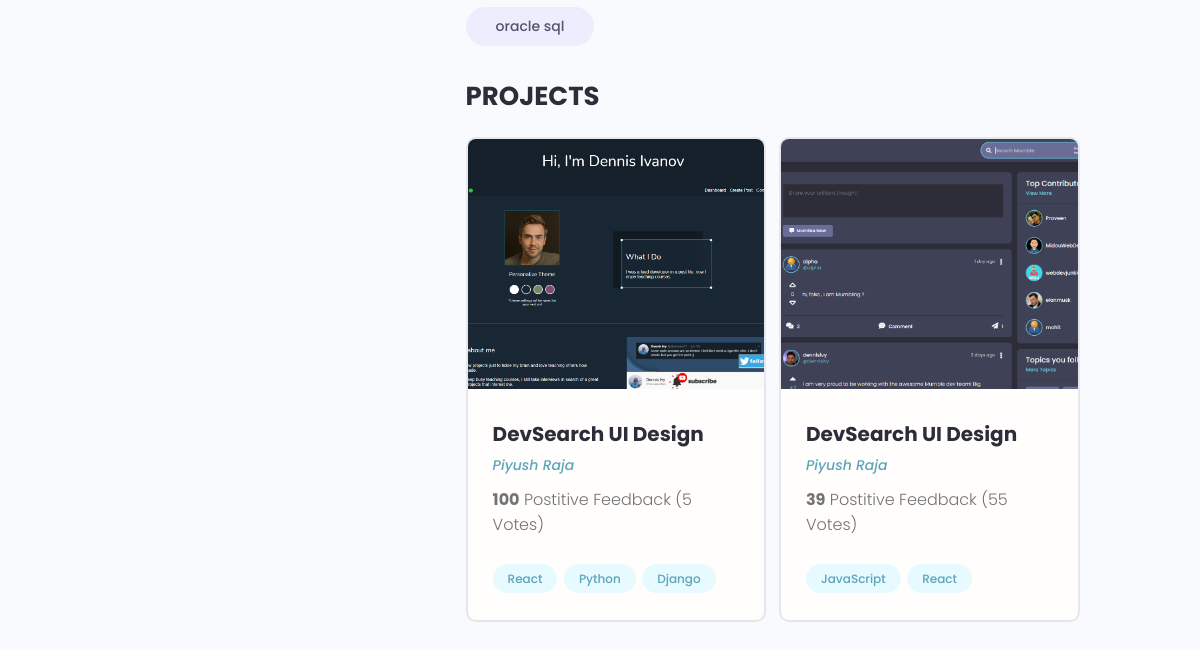
Page /profile/b94c978f-5e45-411d-be1d-273ed6c93a45 (lower part) on the earlier database version.
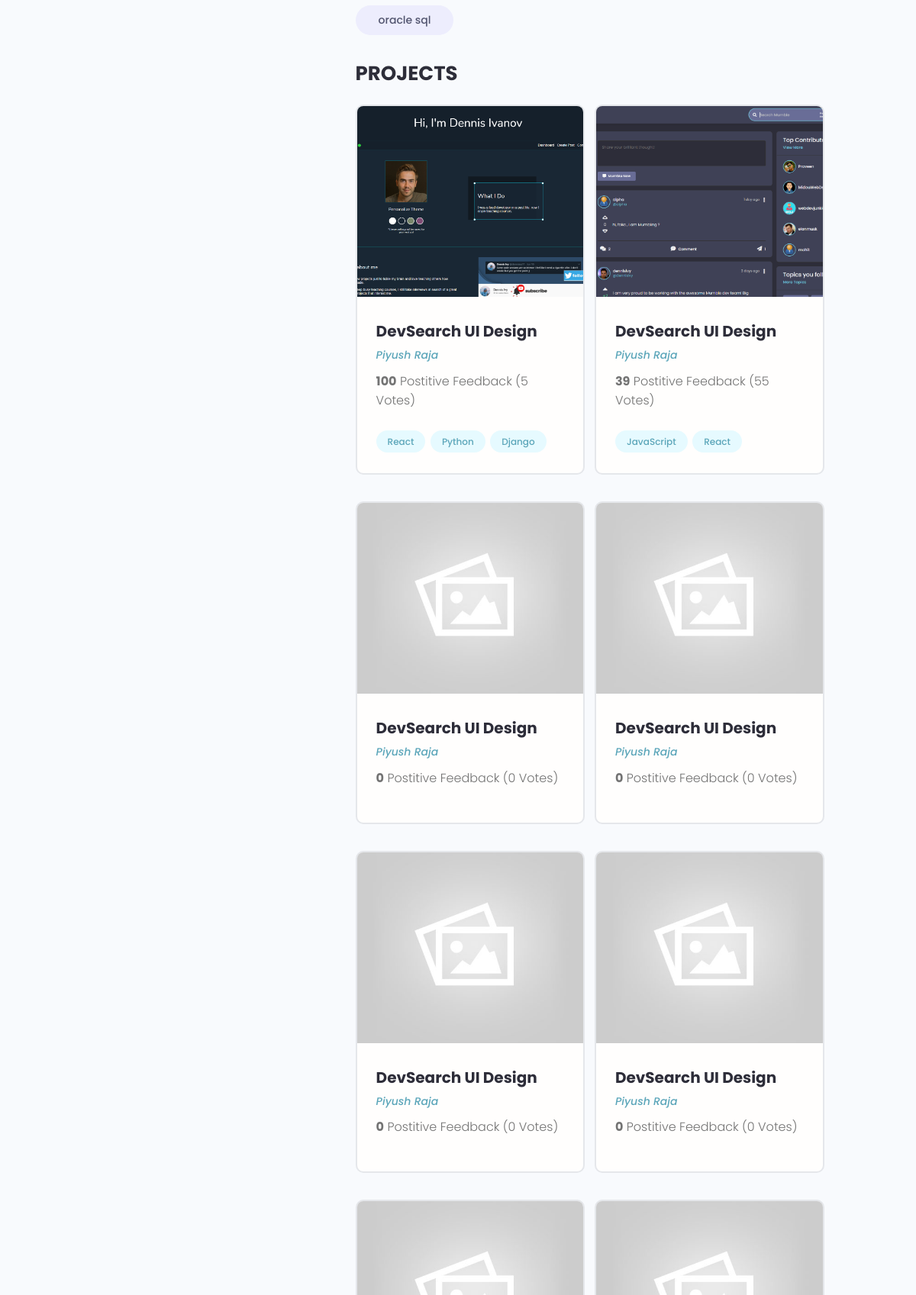
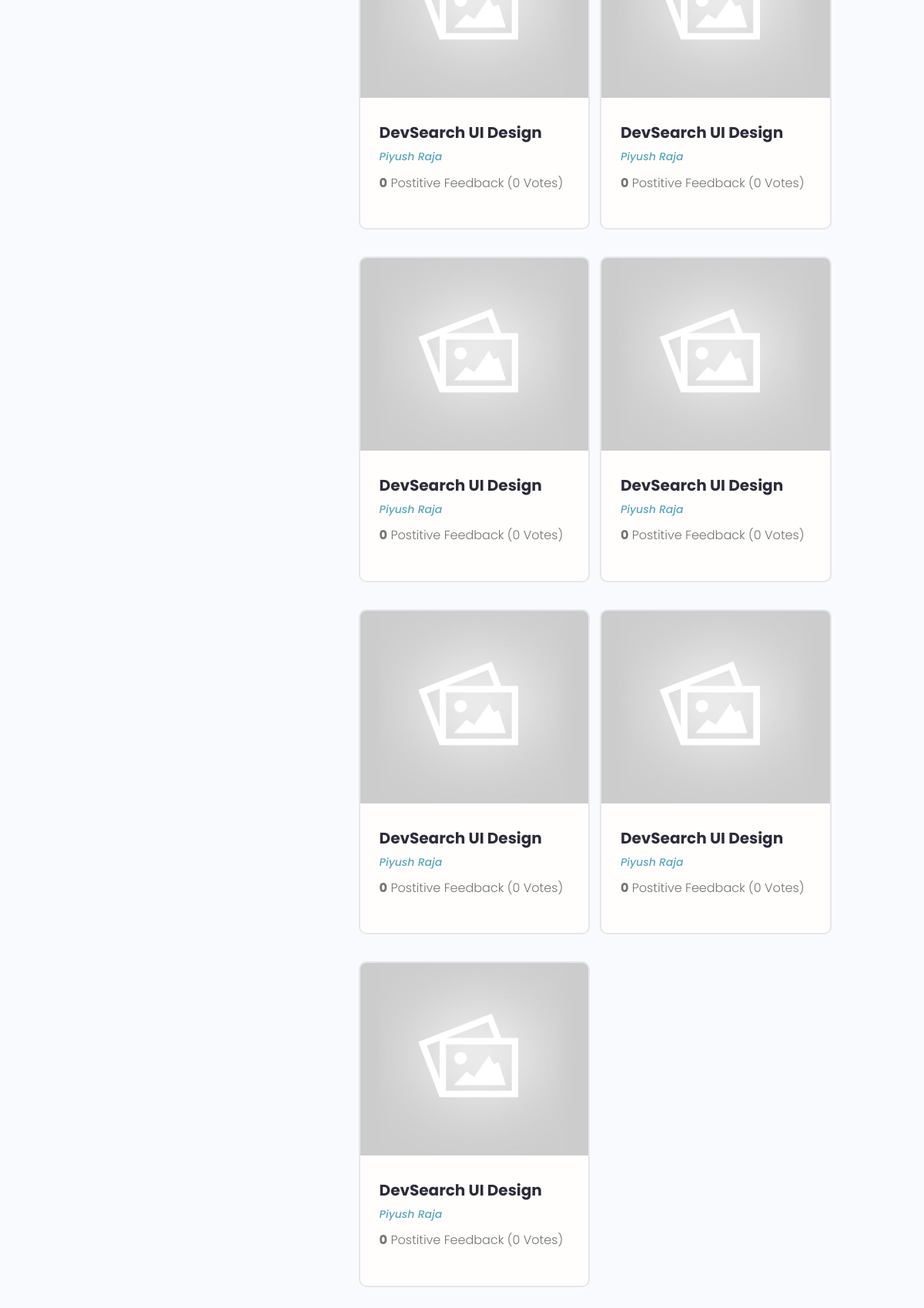
Same page on the later database version (2 pictures, top to bottom).
### users/models.py (models this page shows, shortened)
class Skill(models.Model) :
    owner = models.ForeignKey(Profile,on_delete=models.CASCADE, null= True,blank=True)
    name=models.CharField(max_length=300,null=True,blank=True)
    description=models.TextField(null=True,blank=True)
    created=models.DateTimeField(auto_now_add=True)
    id=models.UUIDField(default=uuid.uuid4,unique=True,primary_key=True,editable=False)
    def __str__(self):
        return str(self.name)

class Profile(models.Model) :
    user = models.OneToOneField(User, on_delete=models.CASCADE,null=True,blank=True)
    name=models.CharField(max_length=200,blank=True,null=True)
    email=models.EmailField(max_length=500, blank=True,null=True)
    username=models.CharField(max_length=200,blank=True,null=True)
    location=models.CharField(max_length=200,blank=True,null=True)
    short_intro=models.CharField(max_length=200,blank=True,null=True)
    bio = models.TextField(blank=True,null=True )
    profile_image=models.ImageField(null=True,blank=True,upload_to='profiles/',default="profiles/user-default.png")
    social_github=models.CharField(max_length=200,blank=True,null=True)
    social_twitter=models.CharField(max_length=200,blank=True,null=True)
    social_linkedin=models.CharField(max_length=200,blank=True,null=True)
    social_youtube=models.CharField(max_length=200,blank=True,null=True)
    social_website=models.CharField(max_length=200,blank=True,null=True)
    created=models.DateTimeField(auto_now_add=True)
    id=models.UUIDField(default=uuid.uuid4,unique=True,primary_key=True,editable=False)

### projects/models.py (models this page shows, shortened)
class Project(models.Model) :
    owner=models.ForeignKey(Profile, null=True,blank=True, on_delete=models.SET_NULL)
    title= models.CharField(max_length=200)
    description=models.TextField(null=True, blank=True)
    featured_image=models.ImageField(null=True, blank=True,default="default.jpg")
    demo_link = models.CharField(max_length=2000, null=True,blank=True)
    source_link = models.CharField(max_length=2000,null=True,blank=True)
    tags=models.ManyToManyField('Tag', blank=True)
    vote_total=models.IntegerField(default=0,null=True,blank=True)
    vote_ratio=models.IntegerField(default=0,null=True,blank=True)
    created=models.DateTimeField(auto_now_add=True)
    id=models.UUIDField(default=uuid.uuid4,unique=True, primary_key=True,editable=False)
    class Meta :
        ordering = ['-vote_ratio','-vote_total','title'] # will give oldest first

class Tag(models.Model) :
    name=models.CharField(max_length=300)
    created=models.DateTimeField(auto_now_add=True)
    id=models.UUIDField(default=uuid.uuid4,unique=True, primary_key=True,editable=False)
    def __str__(self):
        return self.name

### users/views.py (the view)
# urls.py: path('profile/<str:pk>', views.userProfile,name="user-profile"),
def userProfile(request,pk) :
    profile=Profile.objects.get(id=pk)
    topskills = profile.skill_set.exclude(description__exact="") #accessing the child model skill and filter all skills that is not empty
    otherskills=profile.skill_set.filter(description="")
    context={'profile':profile,'topskills':topskills,'otherskills':otherskills}
    return render(request,'users/user-profile.html',context)

### users/templates/users/user-profile.html (shortened to what this page needs)
{% extends 'main.html' %}
{% block content %}
  <main class="profile my-md">
    <div class="container">
      <div class="layout">
        <div class="column column--1of3">
        </div>
        <div class="column column--2of3">
          <div class="devInfo">
            <div class="devInfo__skills">
              <div class="devInfo__otherSkills">
                {% for skill in otherskills %}
                <span class="tag tag--pill tag--sub tag--lg">
                  <small>{{skill}}</small>
                </span>
                {% endfor %}
              </div>
            </div>
          </div>
          <div class="devInfo">
            <h3 class="devInfo__title">Projects</h3>
            <div class="grid grid--two">
            {% for project in profile.project_set.all %}
              <div class="column">
                <div class="card project">
                  <a href="{%url 'project' project.id %}" class="project">
                    <img class="project__thumbnail" src="{{project.featured_image.url}}" alt="project thumbnail" />
                    <div class="card__body">
                      <h3 class="project__title">DevSearch UI Design</h3>
                      <p><a class="project__author" href="profile.html">{{project.owner.name}}</a></p>
                      <p class="project--rating">
                        <span style="font-weight: bold;">{{project.vote_ratio}}</span> Postitive
                        Feedback ({{project.vote_total}} Vote{{project.vote_total|pluralize:"s"}})
                      </p>
                      <div class="project__tags">
                        {% for tag in project.tags.all %}
                        <span class="tag tag--pill tag--main">
                          <small>{{tag}}</small>
                        </span>
                        {% endfor %}
                      </div>
                    </div>
                  </a>
                </div>
              </div>
              {% endfor %}
            </div>
          </div>
        </div>
      </div>
    </div>
  </main>
{% endblock %}

### templates/main.html (shortened to what this page needs)
<!DOCTYPE html>
{% load static %}
<html>
<head>
    <link rel="stylesheet" href="https://cdn.iconmonstr.com/1.3.0/css/iconmonstr-iconic-font.min.css" />
    <link rel="stylesheet" href="{% static 'uikit/styles/uikit.css' %}" />
    <link rel="stylesheet" href="{% static 'styles/app.css' %}" />
</head>
<body>
    {% block content %}
    {% endblock content %}
</body>
</html>

### templates/navbar.html (shortened to what this page needs)
{% load static %}

### static/styles/app.css (style rules this page uses)
:root { --color-sub: #2d2d39; }
.card { border: 2px solid var(--color-light); }
img { width: 100%; }
.devInfo { margin-bottom: 3rem; }
.devInfo__title, .devInfo__subtitle { font-size: 2.6rem; color: var(--color-sub); text-transform: uppercase; font-weight: 700; margin-bottom: 1.5rem; }
.project__author { font-size: 1.4rem; font-style: italic; }
.project--rating { margin-bottom: 1.6em; margin-top: .5em; }
.project__thumbnail { height: 25rem; object-fit: cover; object-position: top center; }
.project__title { font-size: 2rem; font-weight: 700; color: var(--color-sub); }

### static/uikit/styles/modules/_variables.css (style rules this page uses)
:root { --color-main: #5aa5b9; --color-main-light: #e6faff; --color-sub: #3f4156; --color-sub-light: #51546e; --color-sub-lighter: #ededfd; --color-text: #737373; --color-gray: #8b8b8b; --color-light: #e5e7eb; --color-light-gray: #767676; --color-bg: #f8fafd; --color-white: #fffefd; --color-white-light: #f3f3f3; --color-success: #359e64; --color-success-bg: #def8e8; --color-error: #fc4b0b; --color-error-bg: #fff2ee; --font-base: 'Poppins', arial, helvetica, 'Segoe UI', roboto, ubuntu, sans-serif; --font-monospace: 'Fira Code', 'Courier New', courier, monospace; --font-regular: 300; --font-medium: 500; --font-bold: 700; --generic-shadow: 1px 1px 5px #00000010; --generic-transition: all 0.3s ease-in-out; }

### static/uikit/styles/modules/_base.css (style rules this page uses)
* { margin: 0; padding: 0; box-sizing: border-box; text-rendering: optimizeLegibility; color: inherit; font-size: inherit; }
html { font-size: 50%; }
@media only screen and (min-width: 480px) { html { font-size: 56.25%; } }
@media only screen and (min-width: 1200px) { html { font-size: 62.5%; } }
body { line-height: 1.6; font-weight: 400; font-size: 1.5rem; color: var(--color-text); background-color: var(--color-bg); min-height: 100vh; }

### static/uikit/styles/modules/_typography.css (style rules this page uses)
* { font-family: var(--font-base); }
h3 { font-size: 3.2rem; font-weight: var(--font-medium); }
p, span, strong { font-size: 1.6rem; color: var(--color-text); font-weight: var(--font-regular); }
a { padding-bottom: 2px; text-decoration: none; display: inline-block; color: var(--color-main); font-weight: var(--font-medium); }

### static/uikit/styles/modules/_utilities.css (style rules this page uses)
.container { width: 92%; max-width: 165rem; margin: 0 auto; box-sizing: border-box; }
@media screen and (min-width: 1000px) { .container { width: 90%; } }
@media screen and (min-width: 1200px) { .container { width: 80%; } }
.my-md { margin: 3rem auto; }

### static/uikit/styles/modules/_card.css (style rules this page uses)
.card { border-radius: 1rem; background-color: var(--color-white); border: 1.5px solid var(--color-light); width: auto; height: auto; margin-top: 0.5rem; margin-bottom: 0.5rem; overflow: hidden; }
.card__body, .card__header { padding: 2rem 2.5rem; }

### static/uikit/styles/modules/_tag.css (style rules this page uses)
.tag { display: inline-flex; align-items: center; background-color: var(--color-sub); height: -webkit-fit-content; height: -moz-fit-content; height: fit-content; width: -webkit-fit-content; width: -moz-fit-content; width: fit-content; border-radius: 0.5rem; padding: 0.5rem 1.5rem; font-size: 1.2rem; cursor: pointer; }
.tag:not(:last-child) { margin-right: 0.25rem; margin-bottom: 0.75rem; }
.tag > small { color: var(--color-white); }
.tag--pill { border-radius: 5rem; }
.tag--main, .tag--main > small { background: var(--color-main-light); color: var(--color-main); font-weight: 500; }
.tag--sub, .tag--sub > small { background: var(--color-sub-lighter); color: var(--color-sub-light); font-weight: 500; }
.tag--lg { padding: 0.8rem 3rem; font-size: 1.4rem; }

### static/uikit/styles/modules/_grid.css (style rules this page uses)
.grid { display: flex; flex-wrap: wrap; justify-content: flex-start; align-items: stretch; }
.grid > .column { min-width: 28rem; margin-bottom: 2.5rem; }
.grid--two > .column { flex-basis: 100%; }
@media screen and (min-width: 800px) { .grid--two { margin-right: -2%; } }
@media screen and (min-width: 800px) { .grid--two > .column { margin-right: 2%; } }
@media screen and (min-width: 800px) { .grid--two > .column { flex-basis: 48%; } }

### static/uikit/styles/modules/_layout.css (style rules this page uses)
.layout { display: flex; flex-flow: row wrap; justify-content: space-between; }
.layout > .column { margin-bottom: 3rem; }
.layout > .column.column--1of3 { flex-basis: 30%; }
.layout > .column.column--2of3 { flex-basis: 64%; }

Differences in the rows shown:
added Project: featured_image (placeholder picture), owner.name "Piyush Raja", vote_ratio "0", vote_total "0"
added Project: featured_image (placeholder picture), owner.name "Piyush Raja", vote_ratio "0", vote_total "0"
added Project: featured_image (placeholder picture), owner.name "Piyush Raja", vote_ratio "0", vote_total "0"
added Project: featured_image (placeholder picture), owner.name "Piyush Raja", vote_ratio "0", vote_total "0"
added Project: featured_image (placeholder picture), owner.name "Piyush Raja", vote_ratio "0", vote_total "0"
added Project: featured_image (placeholder picture), owner.name "Piyush Raja", vote_ratio "0", vote_total "0"
added Project: featured_image (placeholder picture), owner.name "Piyush Raja", vote_ratio "0", vote_total "0"
added Project: featured_image (placeholder picture), owner.name "Piyush Raja", vote_ratio "0", vote_total "0"
added Project: featured_image (placeholder picture), owner.name "Piyush Raja", vote_ratio "0", vote_total "0"
added Project: featured_image (placeholder picture), owner.name "Piyush Raja", vote_ratio "0", vote_total "0"
added Project: featured_image (placeholder picture), owner.name "Piyush Raja", vote_ratio "0", vote_total "0"
